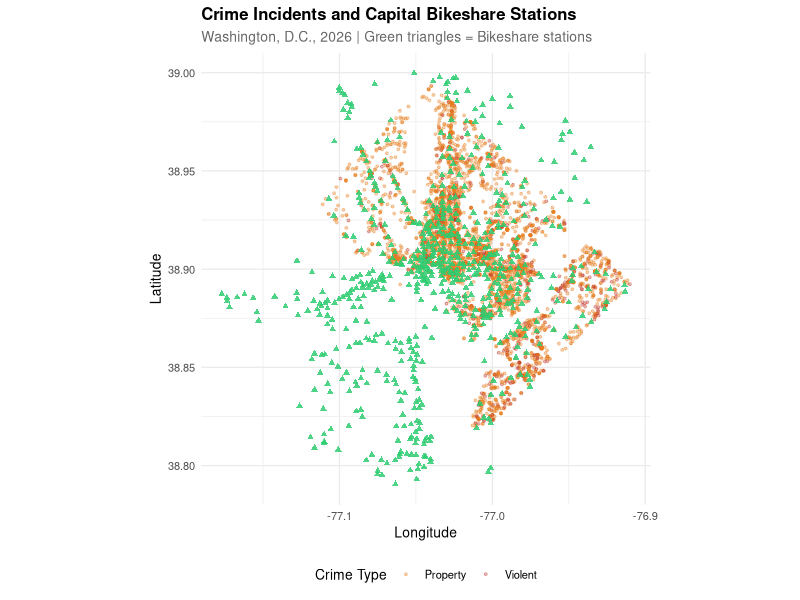
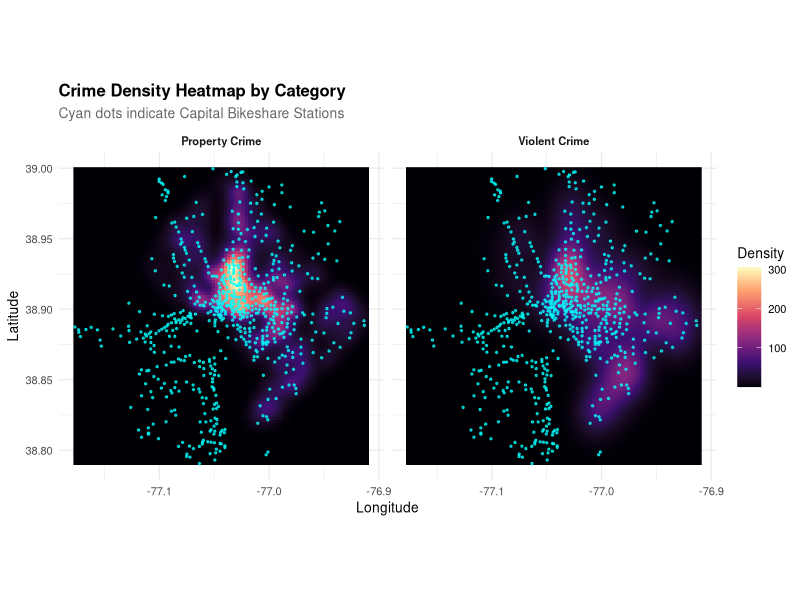

Reproduce these figures in R, in order.
## ---- chunk 1
knitr::opts_chunk$set(echo = TRUE, highlight=FALSE)
## ---- chunk 2
## Use this chunk for reading in packages.
## Use this chunk for reading in the data, combining the data, and any other major data cleaning that is not relevant to show.

required_pkgs <- c("rmarkdown", "knitr", "dplyr", "tidyr", "ggplot2", "scales", "viridis")
for (pkg in required_pkgs) {
  if (!requireNamespace(pkg, quietly = TRUE)) {
    install.packages(pkg, repos = "http://cran.us.r-project.org")
  }
}

suppressPackageStartupMessages({
  library(dplyr)
  library(tidyr)
  library(ggplot2)
  library(scales)
  library(viridis)
})

# Aspect ratio correction for D.C. latitude (~38.9°N)
DC_LAT      <- 38.9
COORD_RATIO <- 1 / cos(DC_LAT * pi / 180)

EARTH_RADIUS_KM    <- 6371
KM_PER_DEG         <- 2 * pi * EARTH_RADIUS_KM / 360
DC_BLOCK_RADIUS_KM <- 62 / 1000   
BLOCKS             <- 5
CIRCLE_RADIUS_KM   <- DC_BLOCK_RADIUS_KM * BLOCKS
CELL_DEG           <- CIRCLE_RADIUS_KM / KM_PER_DEG

df_bike  <- read.csv("Capital_Bike_Share_Locations.csv")[ , c("LATITUDE","LONGITUDE")]
df_crime <- read.csv("Crime_Incidents_in_2026.csv"     )[ , c("LATITUDE","LONGITUDE","OFFENSE")]

distance_earth <- function(lat1, lon1, lat2, lon2) {
  dlat <- (lat2 - lat1) * pi / 180
  dlon <- (lon2 - lon1) * pi / 180
  a    <- sin(dlat/2)^2 + cos(lat1*pi/180) * cos(lat2*pi/180) * sin(dlon/2)^2
  2 * EARTH_RADIUS_KM * asin(sqrt(a))
}

# Filter bikeshare stations to within 12 km of the geographic center of D.C.
DC_CENTER_LAT <- 38.89611955656356
DC_CENTER_LON <- -77.03909524094121
DC_FILTER_KM  <- 12

df_bike <- df_bike %>%
  filter(distance_earth(LATITUDE, LONGITUDE, DC_CENTER_LAT, DC_CENTER_LON) <= DC_FILTER_KM)

grid <- new.env(hash = TRUE, parent = emptyenv())
for (k in seq_len(nrow(df_bike))) {
  lat <- df_bike$LATITUDE[k]
  lon <- df_bike$LONGITUDE[k]
  key <- paste0(floor(lat / CELL_DEG), ",", floor(lon / CELL_DEG))
  if (exists(key, envir = grid)) {
    grid[[key]] <- rbind(grid[[key]], c(lat, lon))
  } else {
    grid[[key]] <- matrix(c(lat, lon), nrow = 1)
  }
}

point_in_any_circle <- function(lat, lon) {
  i <- floor(lat / CELL_DEG)
  j <- floor(lon / CELL_DEG)
  for (di in -1:1) {
    for (dj in -1:1) {
      key <- paste0(i + di, ",", j + dj)
      if (exists(key, envir = grid)) {
        stations <- grid[[key]]
        dists    <- distance_earth(lat, lon, stations[, 1], stations[, 2])
        if (any(dists <= CIRCLE_RADIUS_KM)) return(TRUE)
      }
    }
  }
  FALSE
}

df_crime$bike_nearby <- mapply(point_in_any_circle, df_crime$LATITUDE, df_crime$LONGITUDE)

VIOLENT  <- c("ROBBERY", "HOMICIDE", "ASSAULT W/DANGEROUS WEAPON", "SEX ABUSE")
PROPERTY <- c("MOTOR VEHICLE THEFT", "THEFT/OTHER", "THEFT F/AUTO", "BURGLARY")

df_crime <- df_crime %>%
  mutate(
    Crime_Category = case_when(
      OFFENSE %in% VIOLENT ~ "Violent",
      OFFENSE %in% PROPERTY ~ "Property",
      TRUE ~ "Other"
    ),
    Proximity = ifelse(bike_nearby, "Near", "Far")
  ) %>%
  filter(Crime_Category != "Other")

## ---- chunk 3
## R code to create and display summaries in part 1. 
# 1. Numerical Summary: Raw counts by proximity and crime category
cat("Numerical Summary 1: Incident Counts by Proximity and Crime Category\n")
table_dist <- table(Proximity = df_crime$Proximity, Category = df_crime$Crime_Category)
print(table_dist)
cat("\n")

# 2. Numerical Summary: Row percentages
cat("Numerical Summary 2: Crime Category Proportions Within Proximity Group (%)\n")
prop_dist <- prop.table(table_dist, margin = 1) * 100
print(round(prop_dist, 1))
cat("\n")

# 3. Graphical Summary: Crime dot map with bikeshare stations overlaid
plot_map <- ggplot() +
  geom_point(
    data  = df_crime,
    aes(x = LONGITUDE, y = LATITUDE, color = Crime_Category),
    alpha = 0.35, size = 0.7
  ) +
  geom_point(
    data  = df_bike,
    aes(x = LONGITUDE, y = LATITUDE),
    color = "#2ecc71", shape = 17, size = 1.4, alpha = 0.85
  ) +
  scale_color_manual(
    values = c("Property" = "#e67e22", "Violent" = "#c0392b"),
    name   = "Crime Type"
  ) +
  coord_fixed(ratio = COORD_RATIO) +
  labs(
    title    = "Crime Incidents and Capital Bikeshare Stations",
    subtitle = "Washington, D.C., 2026 | Green triangles = Bikeshare stations",
    x        = "Longitude",
    y        = "Latitude"
  ) +
  theme_minimal(base_size = 10) +
  theme(
    plot.title    = element_text(face = "bold"),
    plot.subtitle = element_text(color = "gray40"),
    legend.position = "bottom"
  )
print(plot_map)

# 4. Graphical Summary: Faceted crime density heatmap
plot_heat <- ggplot(df_crime, aes(x = LONGITUDE, y = LATITUDE)) +
  stat_density_2d(
    aes(fill = after_stat(density)),
    geom     = "raster",
    contour  = FALSE
  ) +
  geom_point(
    data  = df_bike,
    aes(x = LONGITUDE, y = LATITUDE),
    color = "cyan", size = 0.5, alpha = 0.7
  ) +
  scale_fill_viridis_c(option = "magma", name = "Density") +
  facet_wrap(~Crime_Category, labeller = labeller(Crime_Category = c(
    Property = "Property Crime", Violent = "Violent Crime"
  ))) +
  coord_fixed(ratio = COORD_RATIO) +
  labs(
    title    = "Crime Density Heatmap by Category",
    subtitle = "Cyan dots indicate Capital Bikeshare Stations",
    x        = "Longitude",
    y        = "Latitude"
  ) +
  theme_minimal(base_size = 10) +
  theme(
    plot.title      = element_text(face = "bold"),
    plot.subtitle   = element_text(color = "gray40"),
    strip.text      = element_text(face = "bold"),
    legend.position = "right"
  )
print(plot_heat)
